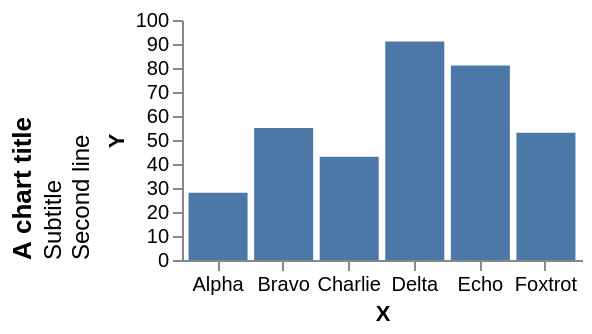

This figure's Vega-Lite source:
### Vega specification from a JSON file in a GitHub repository (floating-point values rounded to 4 significant figures)
{"width": 200, "height": 120, "padding": 5, "data": [{"name": "t", "values": [{"a": "Alpha", "b": 28, "c": "x", "d": 1}, {"a": "Bravo", "b": 55, "c": "y", "d": 2}, {"a": "Charlie", "b": 43, "c": "x", "d": 3}, {"a": "Delta", "b": 91, "c": "z", "d": 4}, {"a": "Echo", "b": 81, "c": "y", "d": 5}, {"a": "Foxtrot", "b": 53, "c": "z", "d": 6}]}], "scales": [{"name": "x", "type": "band", "domain": {"data": "t", "field": "a"}, "range": "width", "padding": 0.1}, {"name": "y", "type": "linear", "domain": {"data": "t", "field": "b"}, "range": "height", "nice": true}, {"name": "color", "type": "ordinal", "domain": {"data": "t", "field": "c"}, "range": {"scheme": "category10"}}, {"name": "ramp", "type": "linear", "domain": {"data": "t", "field": "d"}, "range": {"scheme": "blues"}}, {"name": "size", "type": "linear", "domain": {"data": "t", "field": "b"}, "range": [10, 200]}, {"name": "shape", "type": "ordinal", "domain": {"data": "t", "field": "c"}, "range": "symbol"}, {"name": "quant", "type": "quantize", "domain": [0, 100], "range": {"scheme": "greens", "count": 4}}], "marks": [{"type": "rect", "from": {"data": "t"}, "encode": {"enter": {"x": {"scale": "x", "field": "a"}, "width": {"scale": "x", "band": 1}, "y": {"scale": "y", "field": "b"}, "y2": {"scale": "y", "value": 0}}}}], "title": {"text": "A chart title", "subtitle": ["Subtitle", "Second line"], "orient": "left", "anchor": "start", "frame": "group", "offset": 6}, "axes": [{"orient": "bottom", "scale": "x", "title": "X"}, {"orient": "left", "scale": "y", "title": "Y"}]}
